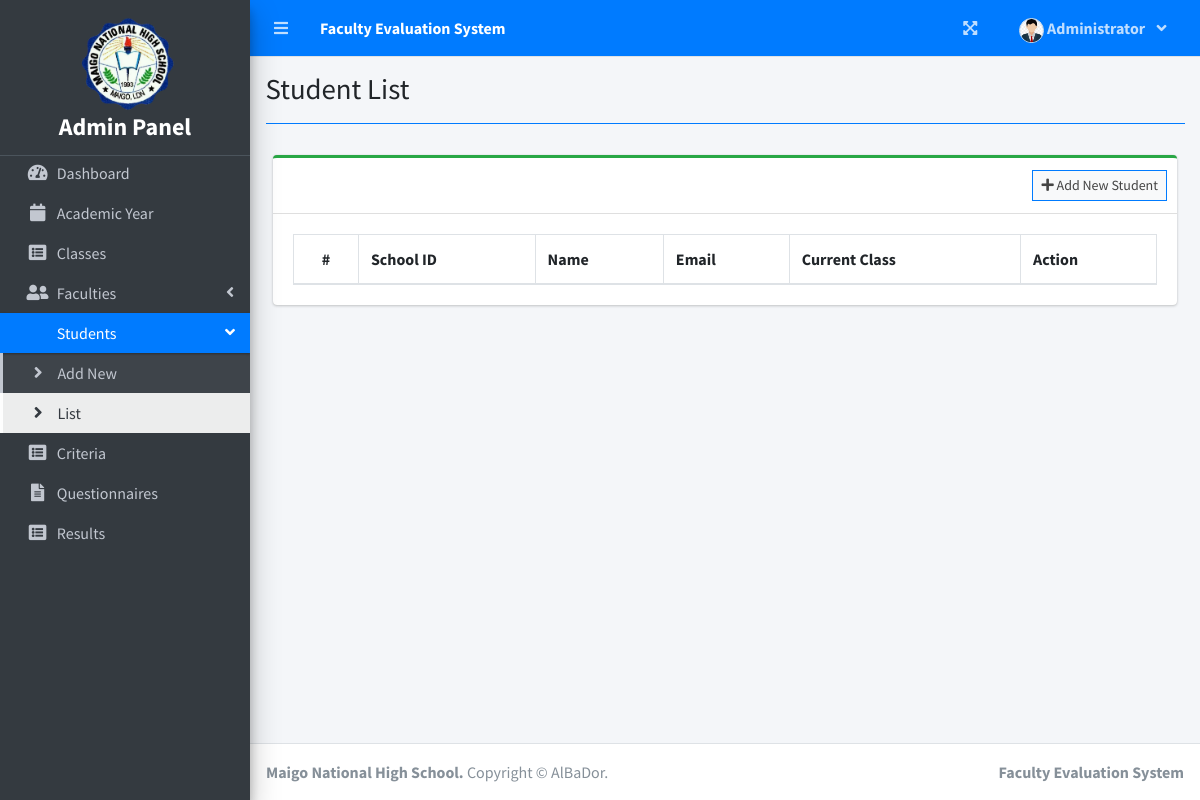
/index.php?page=student_list (signed in), run on an earlier commit of the app's database.
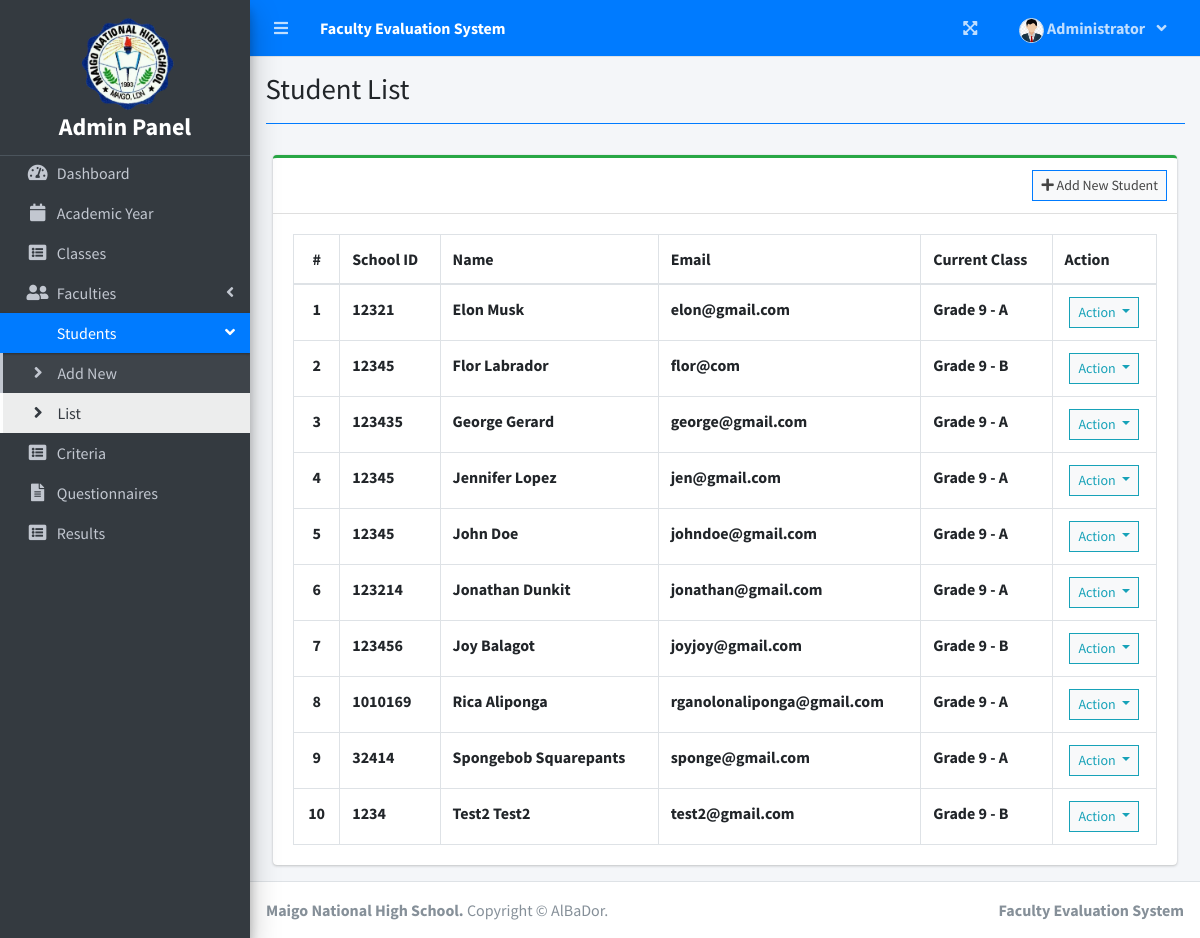
And on a later commit of the database.
### tables this page shows
CREATE TABLE `student_list` (
  `id` int(30) NOT NULL,
  `school_id` varchar(100) NOT NULL,
  `firstname` varchar(200) NOT NULL,
  `lastname` varchar(200) NOT NULL,
  `credentials_id` int(11) UNSIGNED NOT NULL,
  `class_id` int(30) NOT NULL,
  `avatar` text NOT NULL DEFAULT 'no-image-available.png',
  `date_created` datetime NOT NULL DEFAULT current_timestamp()
);

CREATE TABLE `credentials` (
  `id` int(11) UNSIGNED NOT NULL,
  `email` varchar(200) NOT NULL,
  `password` text NOT NULL
);

### admin/student_list.php (the view, shortened to what this page needs)
<?php include 'db_connect.php' ?>
<div class="col-lg-12">
	<div class="card card-outline card-success">
		<div class="card-header">
			<div class="card-tools">
				<a class="btn btn-block btn-sm btn-default btn-flat border-primary"
					href="./index.php?page=new_student"><i class="fa fa-plus"></i> Add New Student</a>
			</div>
		</div>
		<div class="card-body">
			<table class="table tabe-hover table-bordered" id="list">
				<thead>
					<tr>
						<th class="text-center">#</th>
						<th>School ID</th>
						<th>Name</th>
						<th>Email</th>
						<th>Current Class</th>
						<th>Action</th>
					</tr>
				</thead>
				<tbody>
					<?php
					$i = 1;
					$class = array();
					$classes = $conn->query("SELECT id,concat(curriculum,' ',level,' - ',section) as `class` FROM class_list");
					while ($row = $classes->fetch_assoc()) {
						$class[$row['id']] = $row['class'];
					}
					$qry = $conn->query("SELECT student_list.*, credentials.email, concat(student_list.firstname,' ',student_list.lastname) as name FROM student_list JOIN credentials ON student_list.credentials_id = credentials.id ORDER BY concat(student_list.firstname,' ',student_list.lastname) asc");
					while ($row = $qry->fetch_assoc()):
						?>
						<tr>
							<th class="text-center"><?php echo $i++ ?></th>
							<td><b><?php echo $row['school_id'] ?></b></td>
							<td><b><?php echo ucwords($row['name']) ?></b></td>
							<td><b><?php echo $row['email'] ?></b></td>
							<td><b><?php echo isset($class[$row['class_id']]) ? $class[$row['class_id']] : "N/A" ?></b></td>
							<td class="text-center">
								<button type="button"
									class="btn btn-default btn-sm btn-flat border-info wave-effect text-info dropdown-toggle"
									data-toggle="dropdown" aria-expanded="true">
									Action
								</button>
							</td>
						</tr>
					<?php endwhile; ?>
				</tbody>
			</table>
		</div>
	</div>
</div>

What changed in the data, as far as the page shows it:
now on this page (row edited): student_list: school "12321", name "Elon Musk", credentials.email "elon@gmail.com", class "Grade 9 - A"
now on this page (row edited): student_list: school "12345", name "Flor Labrador", credentials.email "flor@com", class "Grade 9 - B"
now on this page (row edited): student_list: school "123435", name "George Gerard", credentials.email "george@gmail.com", class "Grade 9 - A"
now on this page (row edited): student_list: school "12345", name "Jennifer Lopez", credentials.email "jen@gmail.com", class "Grade 9 - A"
now on this page (row edited): student_list: school "12345", name "John Doe", credentials.email "johndoe@gmail.com", class "Grade 9 - A"
now on this page (row edited): student_list: school "123214", name "Jonathan Dunkit", credentials.email "jonathan@gmail.com", class "Grade 9 - A"
now on this page (row edited): student_list: school "123456", name "Joy Balagot", credentials.email "joyjoy@gmail.com", class "Grade 9 - B"
now on this page (row edited): student_list: school "1010169", name "Rica Aliponga", credentials.email "rganolonaliponga@gmail.com", class "Grade 9 - A"
now on this page (row edited): student_list: school "32414", name "Spongebob Squarepants", credentials.email "sponge@gmail.com", class "Grade 9 - A"
added student_list: school "1234", name "Test2 Test2", credentials.email "test2@gmail.com", class "Grade 9 - B"
